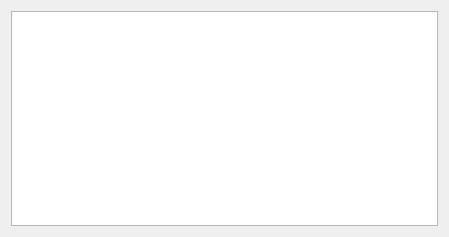
<?xml version="1.0" encoding="UTF-8"?>
<ui version="4.0">
 <class>Form</class>
 <widget class="QWidget" name="Form">
  <property name="geometry">
   <rect>
    <x>0</x>
    <y>0</y>
    <width>449</width>
    <height>237</height>
   </rect>
  </property>
  <property name="windowTitle">
   <string>Form</string>
  </property>
  <layout class="QVBoxLayout" name="verticalLayout">
   <item>
    <widget class="QPlainTextEdit" name="plainTextEdit"/>
   </item>
  </layout>
 </widget>
 <resources/>
 <connections/>
</ui>
